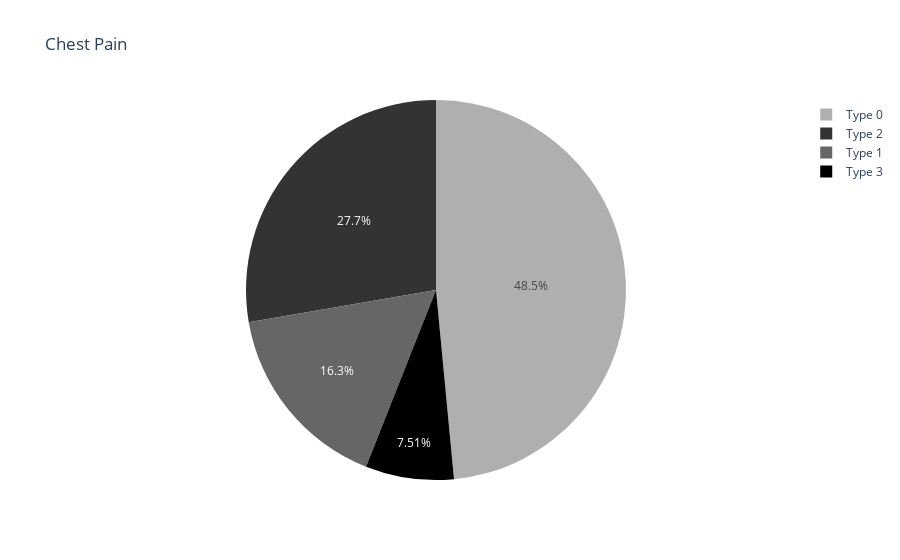

Here is the notebook cell this chart was saved with:
### Code cell
cp_ranges = {
    'Type 0': ['Type 0', 0],
    'Type 1': ['Type 1', 1],
    'Type 2': ['Type 2', 2],
    'Type 3': ['Type 3', 3]
}

chest_pain = data.groupby(pd.cut(data['cp'], 
                                bins = [-float('inf')]+[i[1] for i in cp_ranges.values()], 
                                labels = cp_ranges.keys())).size().to_dict()

colors = {'Type 0': '#afafaf',
          'Type 1': '#666666',
          'Type 2': '#333333',
          'Type 3': '#000000'}

fig = go.Figure(data=[go.Pie(labels=list(chest_pain.keys()), values=list(chest_pain.values()),
                             marker=dict(colors=list(colors.values())))])
fig.update_layout(title='Chest Pain', showlegend = True)
fig.show()

### Figure 1 — Plotly figure (JSON) as saved in the notebook; plotly's stock layout.template omitted (floating-point values rounded to 4 significant figures)
{"data": [{"labels": ["Type 0", "Type 1", "Type 2", "Type 3"], "marker": {"colors": ["#afafaf", "#666666", "#333333", "#000000"]}, "type": "pie", "values": [497, 167, 284, 77]}], "layout": {"showlegend": true, "title": {"text": "Chest Pain"}}}
